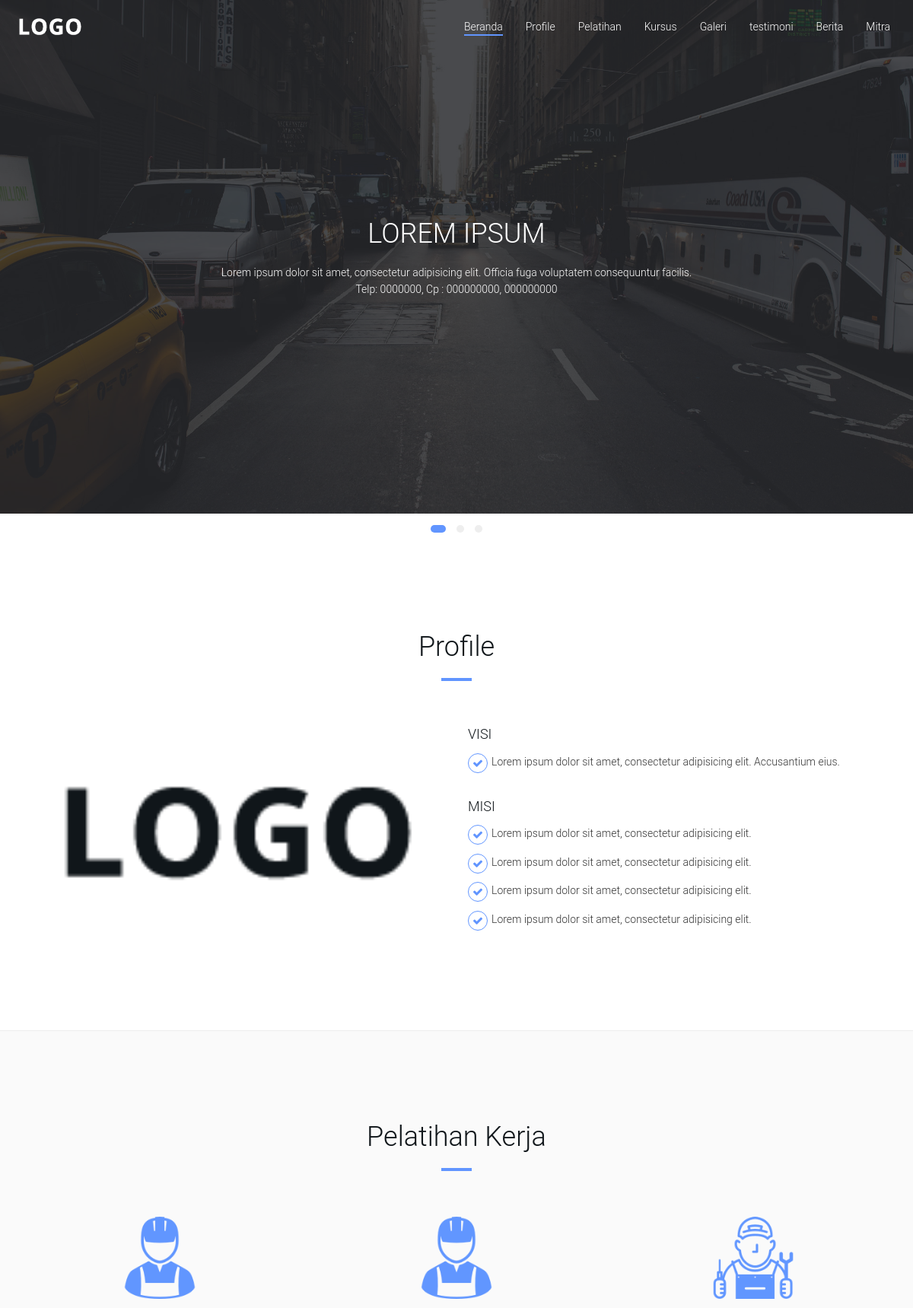
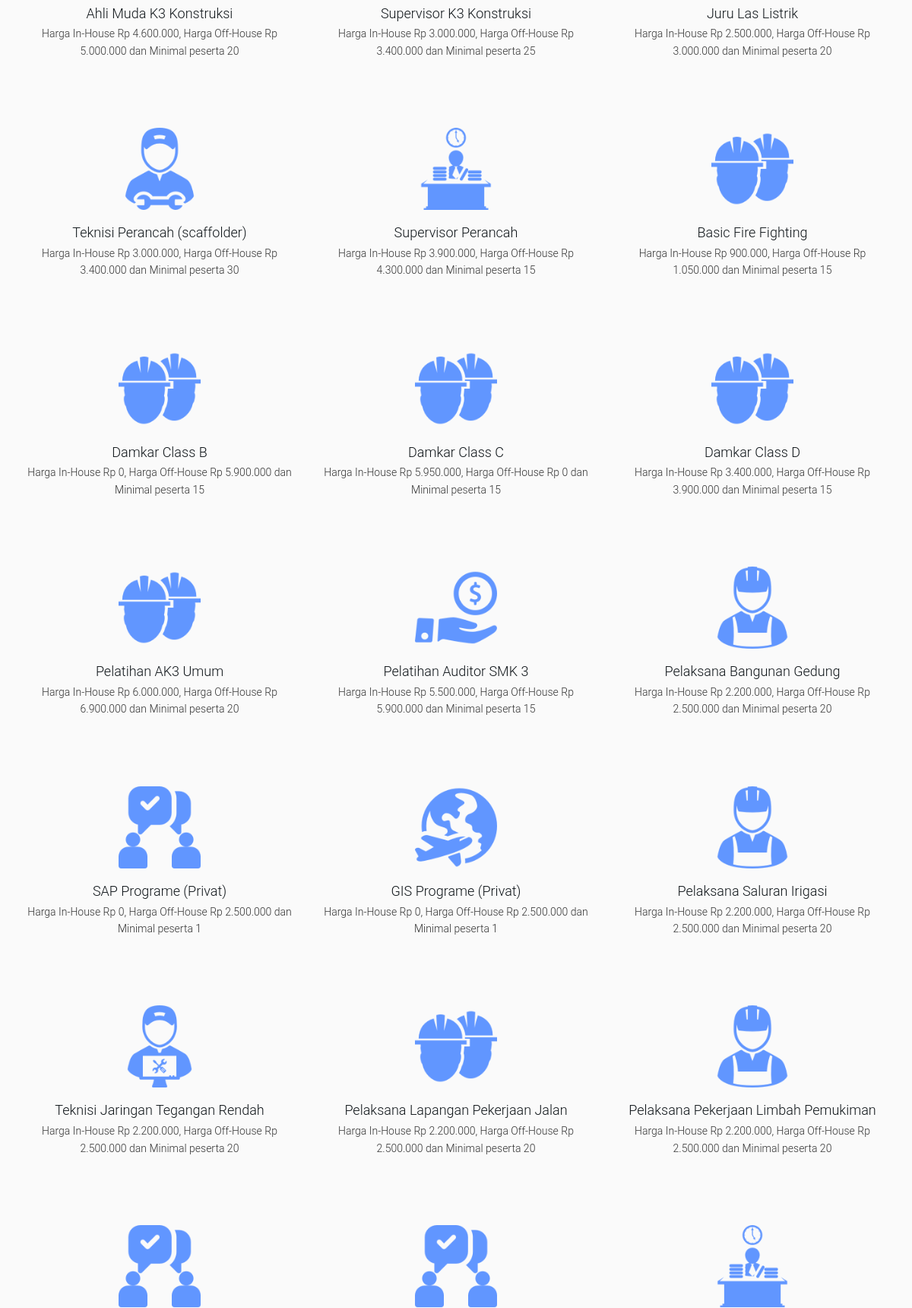
The page / (upper part) on the database its author committed (2 pictures, top to bottom).
### tables this page shows
CREATE TABLE `pelatihan` (
  `id_pelatihan` int(2) NOT NULL,
  `judul_pelatihan` varchar(60) NOT NULL,
  `min_peserta` int(3) NOT NULL,
  `hari_latihan` int(2) NOT NULL,
  `harga_in_house` int(8) NOT NULL,
  `harga_off_house` int(8) NOT NULL,
  `icon` varchar(50) NOT NULL
);

### application/controllers/User.php (called while the page is built, shortened)
<?php
class User extends CI_Controller {
	function __construct()
	{
		$this->load->model('M_user');
		$this->load->library('templateuser');
		$this->load->library('pagination');
	}
	public function index()
	{
		$data['judul'] = "Company Profile";
		$data['pelatihan'] = $this->M_user->getPelatihan();
		$data['kursus'] = $this->M_user->getKursus();
		$data['galeri'] = $this->M_user->getGaleriIndex();
		$data['berita'] = $this->M_user->getBeritaIndex();
		foreach ($data['berita'] as $value) {
			$data_berita = $this->M_user->dataBerita($value->id_admin);
			$data['a'][] = $data_berita;
		}
		$this->load->view('user/index',$data);
	}
}

### index.php (called while the page is built, shortened)
<?php
require_once BASEPATH.'core/CodeIgniter.php';

### application/models/M_user.php (called while the page is built, shortened)
<?php
class M_user extends CI_Model {
	public function getPelatihan()
	{
		$data = $this->db->get('pelatihan');
		return $data->result();
	}
}

### application/views/user/index.php (the view, shortened to what this page needs)
<!DOCTYPE html>
<html lang="en">
<head>
	<link type="text/css" rel="stylesheet" href="<?= base_url().'asset/css/bootstrap.min.css' ?>" />
	<link type="text/css" rel="stylesheet" href="<?= base_url().'asset/css/owl.carousel.css' ?>" />
	<link type="text/css" rel="stylesheet" href="<?= base_url().'asset/css/owl.theme.default.css' ?>" />
	<link type="text/css" rel="stylesheet" href="<?= base_url().'asset/css/magnific-popup.css' ?>" />
	<link rel="stylesheet" href="<?= base_url().'asset/css/font-awesome.min.css' ?>">
	<link type="text/css" rel="stylesheet" href="<?= base_url().'asset/css/style.css' ?>" />
</head>
<body>
	<header id="home" style="padding-bottom: 20px;">
		<nav id="nav" class="navbar nav-transparent">
			<div class="container">
				<div class="navbar-header">
					<div class="navbar-brand">
						<a href="">
							<img class="logo-alt" src="<?= base_url().'asset/img/logo-alt.png' ?>" alt="logo">
						</a>
					</div>
				</div>
				<ul class="main-nav nav navbar-nav navbar-right">
					<li><a href="#home">Beranda</a></li>
					<li><a href="#about">Profile</a></li>
					<li><a href="#portfolio">Pelatihan</a></li>
					<li><a href="#service">Kursus</a></li>
					<li><a href="#pricing">Galeri</a></li>
					<li><a href="#testimonial">testimoni</a></li>
					<li><a href="#blog">Berita</a></li>
					<li><a href="#mitra">Mitra</a></li>
				</ul>
			</div>
		</nav>
		<div id="utama" class="slider owl-carousel owl-theme">
			<div class="slider1">
				<div class="ada"></div>
				<div class="txt">
					<div class="col-xs-12 col-sm-12 col-md-12">
						<div class="container">
							<h2>LOREM IPSUM</h2>
							<p>Lorem ipsum dolor sit amet, consectetur adipisicing elit. Officia fuga voluptatem consequuntur facilis.<br>Telp: 0000000, Cp : 000000000, 000000000</p>
						</div>
					</div>
				</div>
			</div>
		</div>
	</header>
	<div id="about" class="section md-padding" style="padding-top: 100px;">
		<div class="container">
			<div class="row">
				<div class="section-header text-center">
					<h2 class="title">Profile</h2>
				</div>
				<div class="profile">
					<div class="col-xs-12 col-sm-12 col-md-6">
						<img src="<?= base_url().'asset/img/mylogo3.png' ?>">
					</div>
					<div class="col-xs-12 col-sm-12 col-md-6">
						<h4>Visi</h4>
						<div class="feature">
							<i class="fa fa-check"></i>
							<p>Lorem ipsum dolor sit amet, consectetur adipisicing elit. Accusantium eius.</p>
						</div>
						<br>
						<h4>Misi</h4>
						<div class="feature">
							<i class="fa fa-check"></i>
							<p>Lorem ipsum dolor sit amet, consectetur adipisicing elit.</p>
						</div>
						<div class="feature">
							<i class="fa fa-check"></i>
							<p>Lorem ipsum dolor sit amet, consectetur adipisicing elit.</p>
						</div>
						<div class="feature">
							<i class="fa fa-check"></i>
							<p>Lorem ipsum dolor sit amet, consectetur adipisicing elit.</p>
						</div>
						<div class="feature">
							<i class="fa fa-check"></i>
							<p>Lorem ipsum dolor sit amet, consectetur adipisicing elit.</p>
						</div>
					</div>
				</div>
			</div>
		</div>
	</div>
	<div id="portfolio" class="section md-padding bg-grey">
		<div class="container">
			<div class="row">
				<div class="section-header text-center">
					<h2 class="title">Pelatihan Kerja</h2>
				</div>
				<?php foreach($pelatihan as $value): ?>
				<div class="col-xs-6 col-sm-4 col-md-4">
					<div class="pelatihan">
						<center><img src="<?= base_url().'asset/admin/images/pelatihan/'.$value->icon ?>"></center>
						<h3><?= $value->judul_pelatihan ?></h3>
						<p>Harga In-House Rp <?= number_format($value->harga_in_house, 0, ",", ".") ?>, Harga Off-House Rp <?= number_format($value->harga_off_house, 0, ",", ".") ?> dan Minimal peserta <?= $value->min_peserta ?></p>
					</div>
				</div>
				<?php endforeach; ?>
			</div>
		</div>
	</div>
</body>
</html>

### asset/css/style.css (style rules this page uses)
body { font-family: 'Roboto Light', sans-serif; font-size: 14px; line-height: 1.6; overflow-x: hidden; }
h1, h2, h3, h4, h5, h6 { font-family: 'Roboto Light', sans-serif; margin-top: 0px; margin-bottom: 20px; color: #10161A; }
h2 { font-size: 36px; }
h3 { font-size: 21px; }
h4 { font-size: 18px; }
a { color: #6195FF; text-decoration: none; -webkit-transition: 0.2s opacity; transition: 0.2s opacity; }
ul, ol { margin: 0; padding: 0; list-style: none }
.section { position: relative; }
.md-padding { padding-top: 120px; padding-bottom: 120px; }
.bg-grey { background-color: #FAFAFA; border-top: 1px solid #EEE; border-bottom: 1px solid #EEE; }
.slider .slider1 { position: relative; width: 100%; }
.slider .slider1 .txt { width: 100%; position: absolute; top: 50%; margin-top: -50px; text-align: center; color: #fff; }
.slider .slider1 .ada { position: absolute; left: 0; top: 0; right: 0; bottom: 0; opacity: .8; background: #1C1D21; }
.slider .slider1 .txt h2 { color: #fff; }
.section-header { position: relative; margin-bottom: 60px; }
.section-header .title { text-transform: capitalize; }
.title:after { content:""; display:block; height:4px; width:40px; background-color: #6195FF; margin-top: 20px; }
.text-center .title:after { margin: 20px auto 0px; }
.navbar-brand { padding: 0; }
.navbar-brand .logo, .navbar-brand .logo-alt { max-height: 50px; display: block; }
#nav { padding: 10px 0px; background: #FFF; -webkit-transition: 0.2s padding; transition: all 0.5s; z-index: 999; }
#nav.navbar { border: none; border-radius: 0; margin-bottom: 0px; }
#nav.nav-transparent { background: transparent; position: absolute; width: 100%; }
@media only screen and (min-width: 768px) { .main-nav li { padding: 0px 15px; } }
@media only screen and (min-width: 768px) { .main-nav li a { font-size: 14px; -webkit-transition: 0.2s color; transition: 0.2s color; } }
@media only screen and (min-width: 768px) { .main-nav>li>a { color: #10161A; padding: 15px 0px; } }
@media only screen and (min-width: 768px) { #nav.nav-transparent:not(.fixed-nav) .main-nav>li>a { color: #fff; } }
@media only screen and (min-width: 768px) { .main-nav>li>a:hover, .main-nav>li>a:focus, .main-nav>li.active>a { background: transparent; color: #6195FF; } }
@media only screen and (min-width: 768px) { .main-nav>li>a:after { content: ""; display: block; background-color: #6195FF; height: 2px; width: 0%; -webkit-transition: all 0.3s ease-in-out 0s; transition: all 0.3s ease-in-out 0s; } }
@media only screen and (min-width: 768px) { .main-nav>li>a:hover:after, .main-nav>li.active>a:after { width: 100%; } }
header { position: relative; }
.profile img { width: 100%; }
.profile h4 { text-transform: uppercase;margin-bottom: 10px; }
.feature { margin: 15px 0px; }
.feature i { float: left; padding: 5px; border-radius: 50%; color: #6195FF; border: 1px solid #6195FF; margin-right: 5px; }
.pelatihan { margin-bottom: 25%; }
.pelatihan img { width: 30%; }
.pelatihan h3 { text-align: center; font-size: 18px; margin-top: 20px; margin-bottom: 6px; }
.pelatihan p { text-align: center;font-size: 14px; }

### rows shown on the page
pelatihan: icon (picture), judul_pelatihan "Ahli Muda K3 Konstruksi", harga_in_house "4.600.000", harga_off_house "5.000.000", min_peserta "20"
pelatihan: icon (picture), judul_pelatihan "Supervisor K3 Konstruksi", harga_in_house "3.000.000", harga_off_house "3.400.000", min_peserta "25"
pelatihan: icon (picture), judul_pelatihan "Juru Las Listrik", harga_in_house "2.500.000", harga_off_house "3.000.000", min_peserta "20"
pelatihan: icon (picture), judul_pelatihan "Teknisi Perancah (scaffolder)", harga_in_house "3.000.000", harga_off_house "3.400.000", min_peserta "30"
pelatihan: icon (picture), judul_pelatihan "Supervisor Perancah", harga_in_house "3.900.000", harga_off_house "4.300.000", min_peserta "15"
pelatihan: icon (picture), judul_pelatihan "Basic Fire Fighting", harga_in_house "900.000", harga_off_house "1.050.000", min_peserta "15"
pelatihan: icon (picture), judul_pelatihan "Damkar Class B", harga_in_house "0", harga_off_house "5.900.000", min_peserta "15"
pelatihan: icon (picture), judul_pelatihan "Damkar Class C", harga_in_house "5.950.000", harga_off_house "0", min_peserta "15"
pelatihan: icon (picture), judul_pelatihan "Damkar Class D", harga_in_house "3.400.000", harga_off_house "3.900.000", min_peserta "15"
pelatihan: icon (picture), judul_pelatihan "Pelatihan AK3 Umum", harga_in_house "6.000.000", harga_off_house "6.900.000", min_peserta "20"
pelatihan: icon (picture), judul_pelatihan "Pelatihan Auditor SMK 3", harga_in_house "5.500.000", harga_off_house "5.900.000", min_peserta "15"
pelatihan: icon (picture), judul_pelatihan "Pelaksana Bangunan Gedung", harga_in_house "2.200.000", harga_off_house "2.500.000", min_peserta "20"
pelatihan: icon (picture), judul_pelatihan "SAP Programe (Privat)", harga_in_house "0", harga_off_house "2.500.000", min_peserta "1"
pelatihan: icon (picture), judul_pelatihan "GIS Programe (Privat)", harga_in_house "0", harga_off_house "2.500.000", min_peserta "1"
pelatihan: icon (picture), judul_pelatihan "Pelaksana Saluran Irigasi", harga_in_house "2.200.000", harga_off_house "2.500.000", min_peserta "20"
pelatihan: icon (picture), judul_pelatihan "Teknisi Jaringan Tegangan Rendah", harga_in_house "2.200.000", harga_off_house "2.500.000", min_peserta "20"
pelatihan: icon (picture), judul_pelatihan "Pelaksana Lapangan Pekerjaan Jalan", harga_in_house "2.200.000", harga_off_house "2.500.000", min_peserta "20"
pelatihan: icon (picture), judul_pelatihan "Pelaksana Pekerjaan Limbah Pemukiman", harga_in_house "2.200.000", harga_off_house "2.500.000", min_peserta "20"
pelatihan: icon (picture)
pelatihan: icon (picture)
pelatihan: icon (picture)
